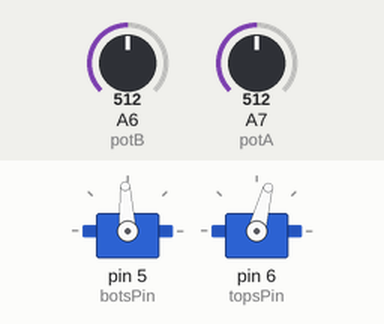
The sketch below on a simulated Arduino Nano, built with avr-gcc and run on an emulated ATmega328P. Parts: 2 × servo. Inputs (shaded band) come from the test bench; at power-on: A6 (potB) = 512, A7 (potA) = 512. What the sketch prints to the serial monitor is not drawn.

Above: at 0.05 s.
At 0.2 s:
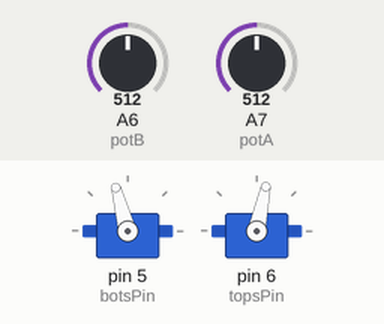
At 0.35 s:
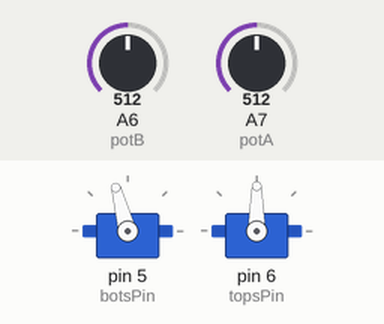
At 0.7 s:
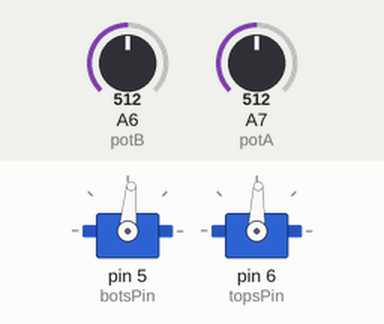
Timing chart, 0 to 3.0 s (numbered marks = the images above):
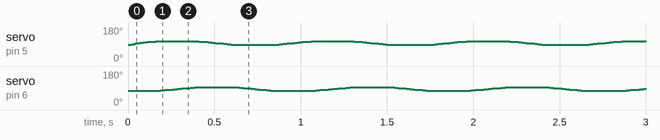

The sketch:

rectangle.ino
```cpp
/* Servo turret rectangle */
/* NOTE : bots is bottom servo, tops is top servo */

#include <Servo.h>

#define POT_MAX 1015
#define POT_MIN 5
#define BOTS_MIN 0
#define BOTS_MAX 180
#define TOPS_MIN 0
#define TOPS_MAX 180

const byte botsPin = 5, topsPin = 6;
const byte potA = A7, potB = A6;

Servo bots, tops;

int valA = 0, valB = 0;
byte valADeg = 0, valBDeg = 0;

byte midx = 95, midy = 85;
byte diffx = 10, diffy = 10;
const byte change = 1;

byte x = midx-diffx, y = midy-diffy;

void setup() {
  Serial.begin(9600);
  pinMode(potA, INPUT);
  pinMode(potB, INPUT);
  bots.attach(botsPin);
  tops.attach(topsPin);
}

void loop() {
  // read pots
  valA = analogRead(potA);
  valB = analogRead(potB);

  // debouce potentiometer sides
  if (valA < POT_MIN) valA = POT_MIN;
  if (valA > POT_MAX) valA = POT_MAX;
  if (valB < POT_MIN) valB = POT_MIN;
  if (valB > POT_MAX) valB = POT_MAX;

  // map to degrees
  valADeg = map(valA, POT_MIN, POT_MAX, BOTS_MIN, BOTS_MAX);
  valBDeg = map(valB, POT_MIN, POT_MAX, TOPS_MIN, TOPS_MAX);


  // animate inside intervals
  if (x < midx+diffx && y == midy-diffy) x+=change; // bottom
  if (y < midy+diffx && x == midx+diffx) y+=change; // right
  if (x > midx-diffx && y == midy+diffy) x-=change; // top
  if (y > midy-diffy && x == midx-diffx) y-=change; // left

  // detect corners
  if (x == midx-diffx && y == midy-diffy) x+=change; // botleft
  if (x == midx+diffx && y == midy-diffy) y+=change; // bot right
  if (x == midx+diffx && y == midy+diffy) x-=change; // top right
  if (x == midx-diffx && y == midy+diffy) y-=change; // top left

  // write to servos
  bots.write(x);
  tops.write(y);

  // print info
  Serial.println("B:"+String(x) + " T:" + String(y));

  delay(5); // out of love to servos
}
```
